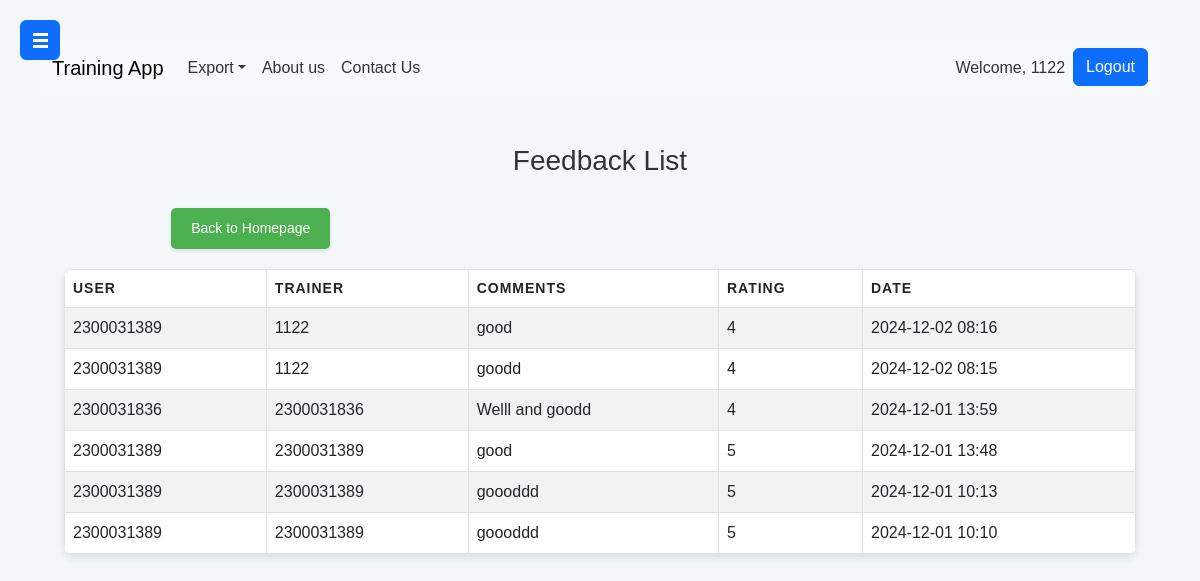
/feedback/ (signed in), run on the app's committed database.
### userapp/models.py (models this page shows, shortened)
class Feedback(models.Model):
    user = models.ForeignKey(User, on_delete=models.CASCADE, related_name='feedback_given')
    trainer = models.ForeignKey(User, on_delete=models.CASCADE, related_name='feedback_received')
    comments = models.TextField()
    rating = models.PositiveIntegerField(default=1)  # Rating out of 5
    created_at = models.DateTimeField(auto_now_add=True)

### adminapp/views.py (the view)
# urls.py: path('feedback/', views.view_feedback, name='view_feedback'),
@login_required
def view_feedback(request):
    feedbacks = Feedback.objects.all().order_by('-created_at')  # Retrieve all feedbacks sorted by latest
    return render(request, 'adminapp/view_feedback.html', {'feedbacks': feedbacks})

### template/adminapp/view_feedback.html (shortened to what this page needs)
{% extends 'Navbar/navbar.html' %}
{% load static %}
{% block body %}
<head>
    <link href="https://cdn.jsdelivr.net/npm/bootstrap@5.3.0-alpha1/dist/css/bootstrap.min.css" rel="stylesheet">
</head>
<body>
    <div class="container">
        <h2>Feedback List</h2>
        <a href="{% url 'adminapp:projecthomepage' %}" class="back-button">Back to Homepage</a>
        <table class="table table-bordered table-striped">
            <thead>
                <tr>
                    <th>User</th>
                    <th>Trainer</th>
                    <th>Comments</th>
                    <th>Rating</th>
                    <th>Date</th>
                </tr>
            </thead>
            <tbody>
                {% for feedback in feedbacks %}
                    <tr>
                        <td>{{ feedback.user.username }}</td>
                        <td>{{ feedback.trainer.username }}</td>
                        <td>{{ feedback.comments }}</td>
                        <td>{{ feedback.rating }}</td>
                        <td>{{ feedback.created_at|date:"Y-m-d H:i" }}</td>
                    </tr>
                {% empty %}
                    <tr>
                        <td colspan="5">No feedback available.</td>
                    </tr>
                {% endfor %}
            </tbody>
        </table>
    </div>
</body>
{% endblock %}

### template/Navbar/navbar.html (shortened to what this page needs)
<!DOCTYPE html>
<html lang="en">
<head>
    <link href="https://cdn.jsdelivr.net/npm/bootstrap@5.3.3/dist/css/bootstrap.min.css" rel="stylesheet">
</head>
<body>
<button class="btn btn-primary toggle-btn" id="toggleSidebar">
    <div class="hamburger">
        <div class="line"></div>
        <div class="line"></div>
        <div class="line"></div>
    </div>
</button>
<div class="content" id="content">
    <nav class="navbar navbar-expand-lg navbar-light navbar-custom">
        <div class="container-fluid">
            <a class="navbar-brand" href="{% url 'adminapp:projecthomepage' %}">Training App</a>
            <div class="collapse navbar-collapse" id="navbarNavDropdown">
                <ul class="navbar-nav">
                    <li class="nav-item dropdown">
                        <a class="nav-link dropdown-toggle" href="#" id="userCsvDropdown" role="button" data-bs-toggle="dropdown" aria-expanded="false">Export</a>
                    </li>
                    <li class="nav-item"><a class="nav-link" href="#">About us</a></li>
                    <li class="nav-item"><a class="nav-link" href="#">Contact Us</a></li>
                </ul>
                <ul class="navbar-nav ms-auto">
                    {% if user.is_authenticated %}
                        <li class="nav-item">
                            <span class="nav-link">Welcome, {{ user.username }}</span>
                        </li>
                        <form method="POST" action="{% url 'adminapp:logout' %}">
                            <button type="submit" class="btn btn-primary">Logout</button>
                        </form>
                    {% endif %}
                </ul>
            </div>
        </div>
    </nav>
    <div class="container mt-5">
        {% block body %}
        {% endblock %}
    </div>
</div>
</body>
</html>

### template/Navbar/navbar.html (style rules this page uses)
.content { margin-left: 0; padding: 20px; transition: margin-left 0.3s ease; }
.toggle-btn { position: fixed; top: 20px; left: 20px; z-index: 1050; border-radius: 50%; padding: 5px; width: 40px; height: 40px; display: flex; justify-content: center; align-items: center; }
.hamburger { display: flex; flex-direction: column; justify-content: space-between; width: 15px; height: 15px; }
.line { height: 3px; background-color: white; transition: all 0.3s ease; }
.navbar-custom { background-color: #f8f9fa; margin-bottom: 0; }
.navbar-custom .nav-link { color: #333; }
body { margin: 0; }

### template/adminapp/view_feedback.html (style rules this page uses)
body { font-family: Arial, sans-serif; background-color: #f4f7f9; margin: 0; padding: 20px; }
h2 { text-align: center; color: #333; margin-bottom: 20px; font-size: 28px; }
.back-button { display: inline-block; margin: 10px 0 20px 10%; padding: 10px 20px; font-size: 14px; text-decoration: none; background-color: #4CAF50; color: white; border-radius: 5px; box-shadow: 0 2px 4px rgba(0, 0, 0, 0.1); transition: background-color 0.3s ease; }
table { width: 100%; margin: 0 auto; border-collapse: collapse; background-color: #fff; border-radius: 8px; overflow: hidden; box-shadow: 0 4px 8px rgba(0, 0, 0, 0.1); }
thead { background-color: #4CAF50; color: white; }
th, td { padding: 15px; text-align: left; }
th { text-transform: uppercase; font-size: 14px; letter-spacing: 1px; }
tr:nth-child(even) { background-color: #f9f9f9; }

### data on the page
Feedback: user.username "2300031389", trainer.username "1122", comments "good", rating "4", created_at "2024-12-02 08:16"
Feedback: user.username "2300031389", trainer.username "1122", comments "goodd", rating "4", created_at "2024-12-02 08:15"
Feedback: user.username "2300031836", trainer.username "2300031836", comments "Welll and goodd", rating "4", created_at "2024-12-01 13:59"
Feedback: user.username "2300031389", trainer.username "2300031389", comments "good", rating "5", created_at "2024-12-01 13:48"
Feedback: user.username "2300031389", trainer.username "2300031389", comments "goooddd", rating "5", created_at "2024-12-01 10:13"
Feedback: user.username "2300031389", trainer.username "2300031389", comments "goooddd", rating "5", created_at "2024-12-01 10:10"

### other printed values
{{ user.username }} "1122"
